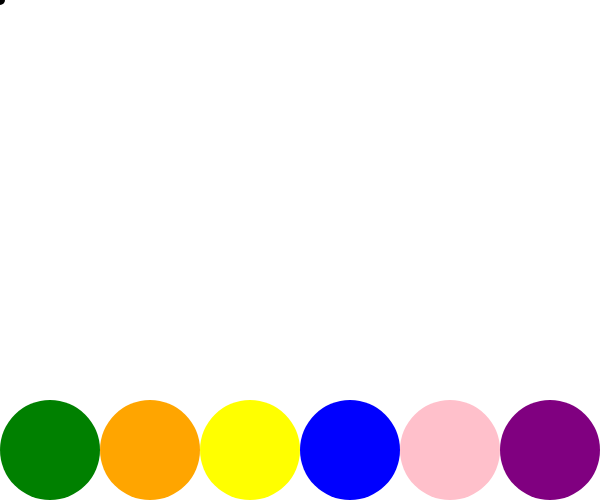
Frame 1 (no input)
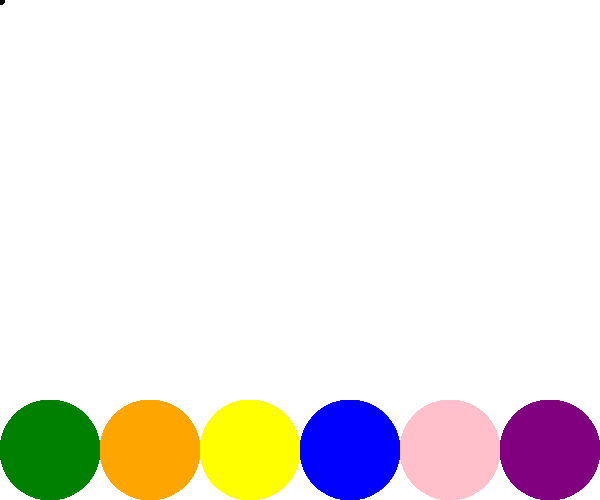
Frame 60 (no input)
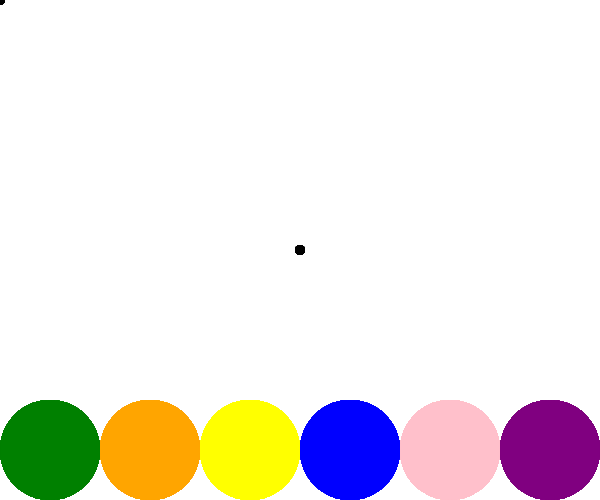
Frame 120 (the mouse pressed at the canvas centre since frame 60)

The p5.js sketch that drew these frames (run headless with seeded random() and noise() and a simulated clock; from frame 60 on, the mouse is pressed at the canvas centre):

// p5.js sketch
// ── sketch.js
var boundary1 = 0;
var boundary2 = 0;
var boundary3 = 0;
var boundary4 = 0;
var boundary5 = 0;
var boundary6 = 0;
var topBoundary = 0;
var bottomBoundary = 0;

var buttonSize = 100;

var currentArea = "";

var brushColor = "black";

var brushSize = 10;

function setup() {
  createCanvas(600, 500);
  boundary0 = 0;
  boundary1 = 100;
  boundary2 = 200;
  boundary3 = 300;
  boundary4 = 400;
  boundary5 = 500;
  boundary6 = width;
  topBoundary = 400;
  bottomBoundary = height;
  noStroke();
}

function draw() {


  fill("green");
  ellipse(boundary0 + 50, topBoundary + 50, buttonSize, buttonSize);
  fill("orange");
  ellipse(boundary1 + 50, topBoundary + 50, buttonSize, buttonSize);
  fill("yellow");
  ellipse(boundary2 + 50, topBoundary + 50, buttonSize, buttonSize);
  fill("blue");
  ellipse(boundary3 + 50, topBoundary + 50, buttonSize, buttonSize);
  fill("pink");
  ellipse(boundary4 +50, topBoundary + 50, buttonSize, buttonSize);
  fill("purple");
  ellipse(boundary5 + 50, topBoundary +50, buttonSize, buttonSize);

  fill(brushColor);
  ellipse(mouseX, mouseY, brushSize, brushSize);
  console.log(currentArea);
  if (mouseY >= topBoundary && mouseY < bottomBoundary) {
    if (mouseX > boundary0 && mouseX < boundary1) {
      console.log("area0");
      currentArea = "area0";
    } else if (mouseX > boundary1 && mouseX < boundary2) {
      console.log("area1");
      currentArea = "area1";
    } else if (mouseX > boundary2 && mouseX < boundary3) {
      console.log("area2");
      currentArea = "area2";
    } else if (mouseX > boundary3 && mouseX < boundary4) {
      console.log("area3");
      currentArea = "area3";
    } else if (mouseX > boundary4 && mouseX < boundary5) {
      console.log("area3");
      currentArea = "area4";
    } else if (mouseX > boundary5 && mouseX < boundary6) {
      console.log("area3");
      currentArea = "area5";
    }
  }
}

function mousePressed() {
  console.log(currentArea);
  if (currentArea == "area0") {
    brushColor = "green";
  } else if (currentArea == "area1") {
    brushColor = "orange";
  } else if (currentArea == "area2") {
    brushColor = "yellow";
  } else if (currentArea == "area3") {
    brushColor = "blue";
  } else if (currentArea == "area4") {
    brushSize++;
  } else if (currentArea == "area5") {
    brushSize--;
    if (brushSize < 10) {
      brushSize = 10;
    }
  } else {
    brushColor = "black";
  }
}
